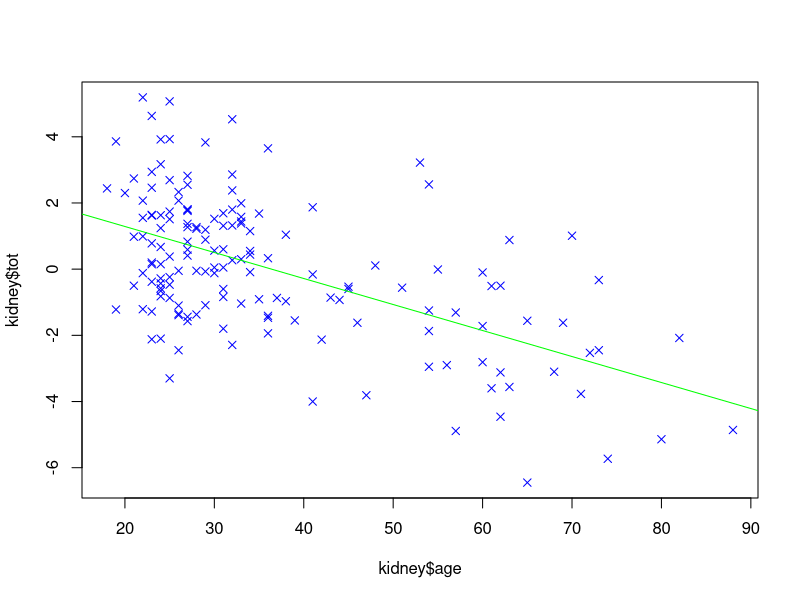
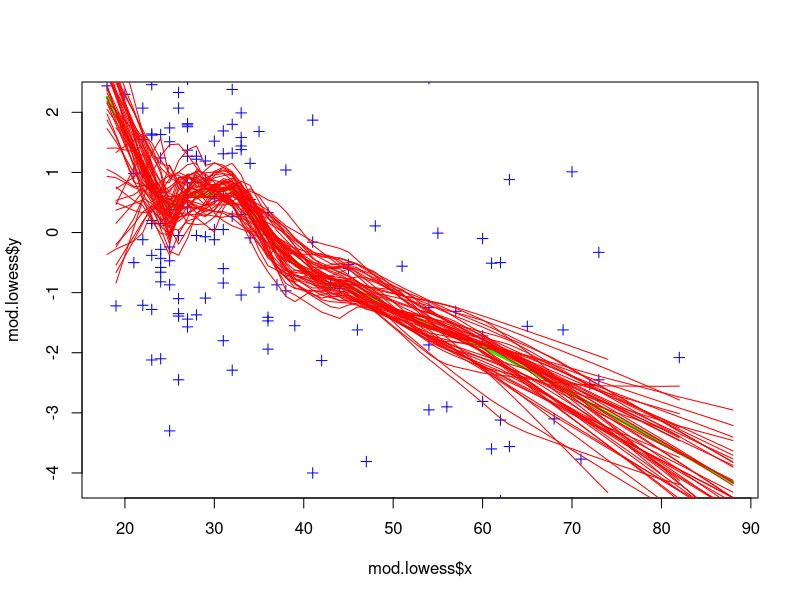

R code for these plots, in order:
###computer age statistical inference chapter 1
#by honground - suckwon Hong

#load data
setwd("~/Desktop/casi/CASI_local/chapter1") #check your working directory
kidney<-read.table("kidney.txt",header=T)

#Regression
mod.regression<-lm(tot ~ age,data=kidney)
predict.mod<-predict(mod.regression,newdata=data.frame(age=seq(20,80,10)),se.fit=T)

#Figure 1.1
plot(kidney$age,kidney$tot,pch=4, col="blue")
abline(mod.regression, col="green")

#Lowess
mod.lowess<-lowess(kidney$age,kidney$tot,1/3)
predict.mod.lowess<-approx(mod.lowess$x,mod.lowess$y,xout=seq(20,80,10))

#Figure 1.2
plot(mod.lowess,type="l",lwd=3,col="green")
points(kidney$age,kidney$tot,pch=3,col="blue")

#Figure 1.3 bootstrap
data_temp<-c()
for(i in 1:50){
  bootstrap_kidney<-kidney[sample(1:nrow(kidney),replace=T),]
  lowess.bootstrap<-lowess(bootstrap_kidney$age,bootstrap_kidney$tot,1/3)
  lines(lowess.bootstrap,col="red")
  data_temp<-rbind(data_temp,approx(lowess.bootstrap$x,lowess.bootstrap$y,xout=seq(20,80,10))$y)
}